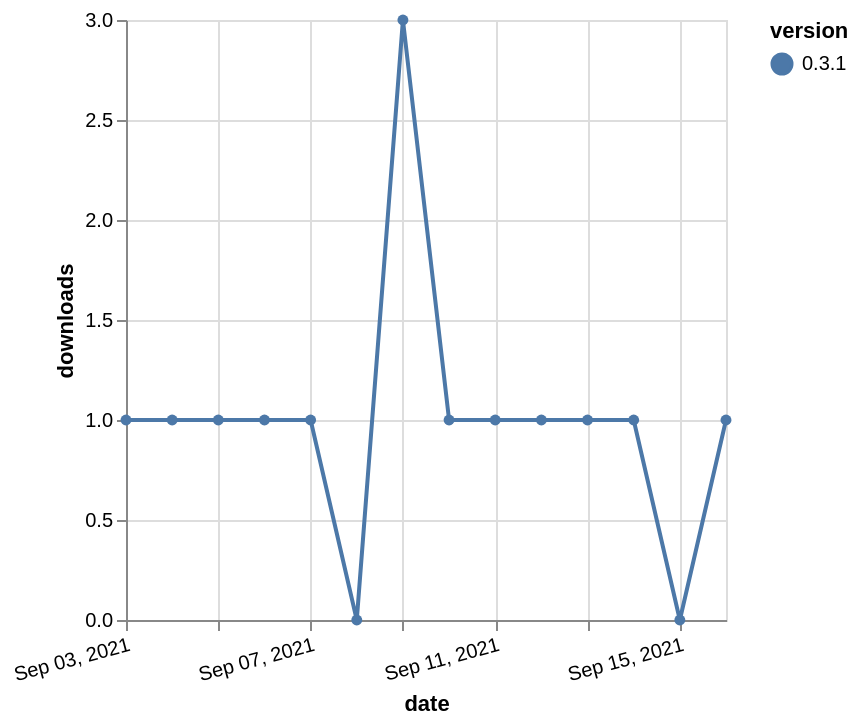

Specify this chart in Vega-Lite:
### Vega-Lite specification from a JSON file in a GitHub repository (floating-point values rounded to 4 significant figures)
{"$schema": "https://vega.github.io/schema/vega-lite/v5.json", "description": "A simple bar chart with embedded data.", "data": {"values": [{"date": "2021-09-03", "total": 247, "delta": 1, "version": "0.3.1"}, {"date": "2021-09-04", "total": 248, "delta": 1, "version": "0.3.1"}, {"date": "2021-09-05", "total": 249, "delta": 1, "version": "0.3.1"}, {"date": "2021-09-06", "total": 250, "delta": 1, "version": "0.3.1"}, {"date": "2021-09-07", "total": 251, "delta": 1, "version": "0.3.1"}, {"date": "2021-09-08", "total": 251, "delta": 0, "version": "0.3.1"}, {"date": "2021-09-09", "total": 254, "delta": 3, "version": "0.3.1"}, {"date": "2021-09-10", "total": 255, "delta": 1, "version": "0.3.1"}, {"date": "2021-09-11", "total": 256, "delta": 1, "version": "0.3.1"}, {"date": "2021-09-12", "total": 257, "delta": 1, "version": "0.3.1"}, {"date": "2021-09-13", "total": 258, "delta": 1, "version": "0.3.1"}, {"date": "2021-09-14", "total": 259, "delta": 1, "version": "0.3.1"}, {"date": "2021-09-15", "total": 259, "delta": 0, "version": "0.3.1"}, {"date": "2021-09-16", "total": 260, "delta": 1, "version": "0.3.1"}]}, "width": "container", "mark": {"type": "line", "point": {"filled": true}}, "encoding": {"x": {"field": "date", "type": "temporal", "timeUnit": "yearmonthdate", "title": "date", "axis": {"labelAngle": -15}}, "y": {"field": "delta", "type": "quantitative", "title": "downloads"}, "color": {"field": "version", "type": "nominal"}, "tooltip": {"field": "delta"}}}
